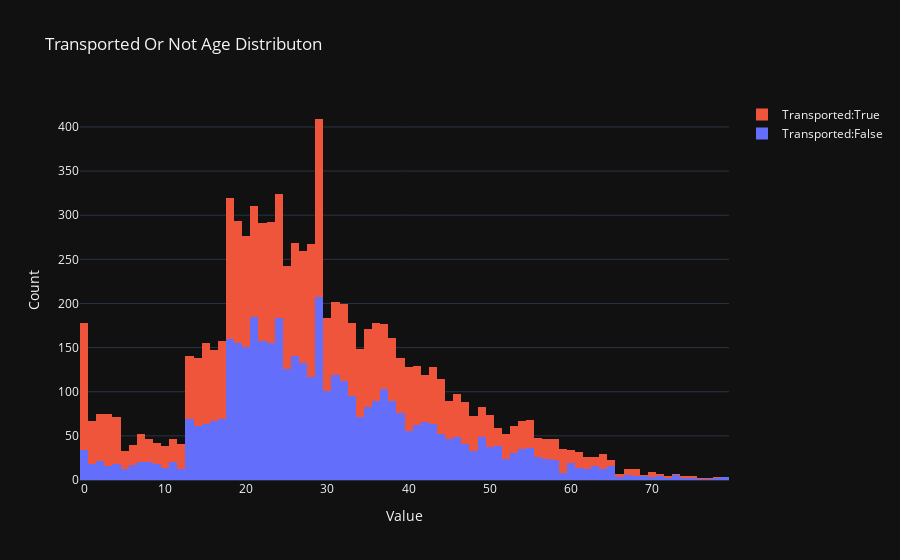

Source (notebook cell):
### Code cell
series1=train_df.query('Transported==0')['Age']
series2=train_df.query('Transported==1')['Age']

fig=go.Figure()
fig.add_trace(go.Histogram(x=series1,name='Transported:False'))
fig.add_trace(go.Histogram(x=series2,name='Transported:True'))

fig.update_layout(title_text='Transported Or Not Age Distributon',xaxis_title_text='Value',yaxis_title_text='Count',barmode='stack')
fig.show()

### Figure 1 — Plotly figure (JSON) as saved in the notebook; plotly's stock layout.template omitted (floating-point values rounded to 4 significant figures; data arrays with more than 128 entries replaced by an {"elided": "..."} marker saying what was removed)
{"data": [{"name": "Transported:False", "type": "histogram", "x": {"elided": "4315 float values"}}, {"name": "Transported:True", "type": "histogram", "x": {"elided": "4378 float values"}}], "layout": {"barmode": "stack", "title": {"text": "Transported Or Not Age Distributon"}, "xaxis": {"title": {"text": "Value"}}, "yaxis": {"title": {"text": "Count"}}}}
